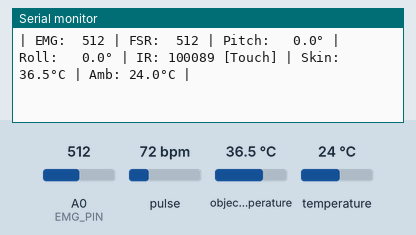
A sketch run on a simulated ESP8266 (NodeMCU). Shown: the last lines printed to the serial monitor. Wiring (inferred from the names in the program): MPU-9250 motion sensor at I2C address 0x68. The test bench sets the inputs (shaded band); at power-on: A0 (EMG_PIN) = 512, pulse 72 bpm, object temperature 36.5 °C, temperature 24 °C.

Above: at 3.0 s.
3.1 s: A0 (EMG_PIN) set to 111
At 3.43 s:
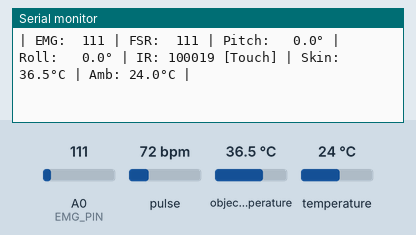
4.6 s: A0 (EMG_PIN) set to 88
At 5.0 s:
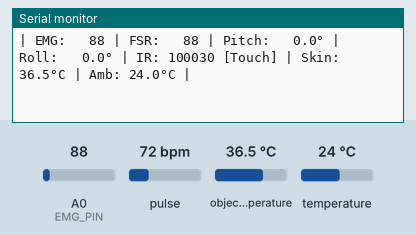
Timing chart, 0 to 7.6 s (numbered marks = the images above; inputs shaded):
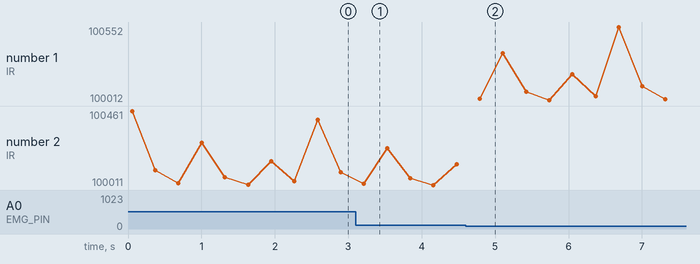

The sketch:

07_all_diagnostics.ino
```cpp
#include <MAX30105.h>
#include <heartRate.h>
#include <spo2_algorithm.h>

#include <Arduino.h>
#include <Wire.h>
#include <Adafruit_MLX90614.h>
#include "board_config.h"

// MPU6050/6500-compatible raw driver.
// Adafruit_MPU6050 hard-rejects any chip whose WHO_AM_I isn't exactly 0x68, but
// this board's module is actually an MPU6500 (WHO_AM_I 0x70) -- register-compatible
// with the MPU6050 for everything used here, so we talk to it directly instead.
#define MPU_ADDR             0x68
#define MPU_REG_WHO_AM_I     0x75
#define MPU_REG_PWR_MGMT_1   0x6B
#define MPU_REG_GYRO_CONFIG  0x1B
#define MPU_REG_ACCEL_CONFIG 0x1C
#define MPU_REG_ACCEL_XOUT_H 0x3B

uint8_t mpuReadReg(uint8_t reg) {
  Wire.beginTransmission(MPU_ADDR);
  Wire.write(reg);
  Wire.endTransmission(false);
  Wire.requestFrom((uint8_t)MPU_ADDR, (uint8_t)1);
  return Wire.available() ? Wire.read() : 0xFF;
}

void mpuWriteReg(uint8_t reg, uint8_t val) {
  Wire.beginTransmission(MPU_ADDR);
  Wire.write(reg);
  Wire.write(val);
  Wire.endTransmission();
}

bool mpuBegin() {
  uint8_t whoami = mpuReadReg(MPU_REG_WHO_AM_I);
  B_PRINTF("[DEBUG] MPU WHO_AM_I = 0x%02X (0x68=MPU6050, 0x70=MPU6500)\n", whoami);
  if (whoami != 0x68 && whoami != 0x70) return false;

  mpuWriteReg(MPU_REG_PWR_MGMT_1, 0x01);   // wake up, PLL w/ X-axis gyro ref
  delay(10);
  mpuWriteReg(MPU_REG_GYRO_CONFIG, 0x08);  // +/-500 dps
  mpuWriteReg(MPU_REG_ACCEL_CONFIG, 0x10); // +/-8g
  return true;
}

void mpuReadAccelG(float &ax, float &ay, float &az) {
  Wire.beginTransmission(MPU_ADDR);
  Wire.write(MPU_REG_ACCEL_XOUT_H);
  Wire.endTransmission(false);
  Wire.requestFrom((uint8_t)MPU_ADDR, (uint8_t)6);
  int16_t rawX = (Wire.read() << 8) | Wire.read();
  int16_t rawY = (Wire.read() << 8) | Wire.read();
  int16_t rawZ = (Wire.read() << 8) | Wire.read();
  ax = rawX / 4096.0f; // +/-8g range -> 4096 LSB/g
  ay = rawY / 4096.0f;
  az = rawZ / 4096.0f;
}

// Sensor Objects
MAX30105          max30102;
Adafruit_MLX90614 mlx;

// Sensor Status Flags
bool status_mpu = false;
bool status_max = false;
bool status_mlx = false;

void setup() {
  Serial.begin(115200);
  while (!Serial) delay(10);

  Serial.println("\n========================================================");
  B_PRINTF("  Muscle Activity Analyzer - ALL SENSORS DIAGNOSTIC\n");
  B_PRINTF("  Target Board: %s\n", BOARD_TYPE_NAME);
  Serial.println("========================================================");

  // 1. Init ADC
  setupBoardAdc();
#if HAS_DUAL_ADC
  B_PRINTF("[ADC] sEMG: Pin %d | FSR: Pin %d (Max: %d)\n", EMG_PIN, FSR_PIN, ADC_MAX_VAL);
#else
  B_PRINTF("[ADC] ESP8266 Single ADC: Pin %d (Switch cable for EMG/FSR)\n", EMG_PIN);
#endif

  // 2. Init I2C
#if defined(ESP32) || defined(ESP8266)
  Wire.begin(I2C_SDA_PIN, I2C_SCL_PIN);
  B_PRINTF("[I2C] Initialized on SDA=%d, SCL=%d\n", I2C_SDA_PIN, I2C_SCL_PIN);
#else
  Wire.begin();
  B_PRINTF("[I2C] Initialized on Hardware SDA=A4, SCL=A5\n");
#endif

  // 3. Init MPU-6050/6500 (0x68)
  if (mpuBegin()) {
    status_mpu = true;
    Serial.println(" [1/3] MPU-6050  (0x68) -> ✅ OK");
  } else {
    Serial.println(" [1/3] MPU-6050  (0x68) -> ❌ FAILED");
  }

  // 4. Init MAX30102 (0x57)
  if (max30102.begin(Wire, I2C_SPEED_FAST)) {
    status_max = true;
    max30102.setup();
    max30102.setPulseAmplitudeRed(0x0A);
    Serial.println(" [2/3] MAX30102  (0x57) -> ✅ OK");
  } else {
    Serial.println(" [2/3] MAX30102  (0x57) -> ❌ FAILED");
  }

  // MAX30105::begin() bumps the I2C clock to 400kHz internally; MLX90614 breakout
  // boards (RC-filtered SMBus lines) often can't ACK reliably at that speed.
  Wire.setClock(100000);

  // 5. Init MLX90614 (0x5A)
  if (mlx.begin(0x5A, &Wire)) {
    status_mlx = true;
    Serial.println(" [3/3] MLX90614  (0x5A) -> ✅ OK");
  } else {
    Serial.println(" [3/3] MLX90614  (0x5A) -> ❌ FAILED");
  }

  Serial.println("--------------------------------------------------------");
  Serial.println("Starting continuous live readings...\n");
}

void loop() {
  // Read Analog
  int emg_val = analogRead(EMG_PIN);
#if HAS_DUAL_ADC
  int fsr_val = analogRead(FSR_PIN);
#else
  int fsr_val = emg_val; // ESP8266 shares single A0
#endif

  // Read MPU-6050/6500
  float pitch = 0, roll = 0;
  if (status_mpu) {
    float ax, ay, az;
    mpuReadAccelG(ax, ay, az);
    pitch = atan2(ay, sqrt(ax * ax + az * az)) * 180.0 / PI;
    roll  = atan2(-ax, az) * 180.0 / PI;
  }

  // Read MAX30102
  long ir_val = status_max ? max30102.getIR() : 0;
  bool finger = (ir_val > 50000);

  // Read MLX90614
  double skin_temp = status_mlx ? mlx.readObjectTempC() : 0.0;
  double amb_temp  = status_mlx ? mlx.readAmbientTempC() : 0.0;

  // Print Summary Status Line
  B_PRINTF("| EMG: %4d | FSR: %4d | Pitch: %5.1f° | Roll: %5.1f° | IR: %6ld [%s] | Skin: %4.1f°C | Amb: %4.1f°C |\n",
           emg_val, fsr_val, pitch, roll,
           ir_val, finger ? "Touch" : "Idle ",
           skin_temp, amb_temp);

  delay(300);
}
```

board_config.h
```cpp
#ifndef BOARD_CONFIG_H
#define BOARD_CONFIG_H

#include <Arduino.h>

// ==============================================================================
// 1. Automatic Architecture Detection & Pin Mapping
// ==============================================================================

#if defined(ESP32)
  // ---------------- ESP32 Configuration ----------------
  #define BOARD_TYPE_NAME   "ESP32 DevKit (3.3V Logic)"
  #define I2C_SDA_PIN       21
  #define I2C_SCL_PIN       22
  #define EMG_PIN           34    // ADC1 CH6
  #define FSR_PIN           35    // ADC1 CH7
  #define ADC_MAX_VAL       4095  // 12-bit ADC
  #define SYSTEM_VCC        3.3f
  #define HAS_DUAL_ADC      1

  inline void setupBoardAdc() {
    analogReadResolution(12);
    analogSetAttenuation(ADC_11db); // 0 - 3.3V
  }

#elif defined(ESP8266)
  // ---------------- ESP8266 Configuration ----------------
  #define BOARD_TYPE_NAME   "ESP8266 NodeMCU / D1 Mini (3.3V Logic)"
  #define I2C_SDA_PIN       4     // D2
  #define I2C_SCL_PIN       5     // D1
  #define EMG_PIN           A0    // ESP8266 มี ADC Pin เดียว (A0)
  #define FSR_PIN           A0    // สลับเสียบสาย A0 เมื่อต้องการทดสอบ FSR
  #define ADC_MAX_VAL       1023  // 10-bit ADC
  #define SYSTEM_VCC        3.3f
  #define HAS_DUAL_ADC      0

  inline void setupBoardAdc() {
    // ESP8266 default is 10-bit 0-1.0V (or 0-3.3V on NodeMCU with onboard divider)
  }

#elif defined(ARDUINO_ARCH_AVR)
  // ---------------- Arduino Uno / Nano (ATmega328P) ----------------
  #define BOARD_TYPE_NAME   "Arduino Uno / Nano (5.0V Logic)"
  #define I2C_SDA_PIN       A4    // Fixed Hardware I2C SDA
  #define I2C_SCL_PIN       A5    // Fixed Hardware I2C SCL
  #define EMG_PIN           A0
  #define FSR_PIN           A1
  #define ADC_MAX_VAL       1023  // 10-bit ADC
  #define SYSTEM_VCC        5.0f
  #define HAS_DUAL_ADC      1

  inline void setupBoardAdc() {
    // AVR default is 10-bit with 5V VCC reference
  }

#else
  #error "Unsupported Microcontroller Architecture! Supported: ESP32, ESP8266, Arduino Uno (AVR)"
#endif

// ==============================================================================
// 2. Cross-Platform Printf Helper (Supports AVR Serial without native printf)
// ==============================================================================

#if defined(ARDUINO_ARCH_AVR)
  #include <stdarg.h>
  inline void boardPrintf(const char *fmt, ...) {
    char buf[128];
    va_list args;
    va_start(args, fmt);
    vsnprintf(buf, sizeof(buf), fmt, args);
    va_end(args);
    Serial.print(buf);
  }
  #define B_PRINTF boardPrintf
#else
  #define B_PRINTF Serial.printf
#endif

#endif // BOARD_CONFIG_H
```

Measured:
- the behaviour switches between 100 and 99 on A0 (EMG_PIN) (found by bisection; images 1 and 2)
- after the input at 3.1 s, the serial monitor: prints a new line after 0.11 s (image 1)
- after the input at 4.6 s, the serial monitor: prints a new line after 0.19 s (image 2)
